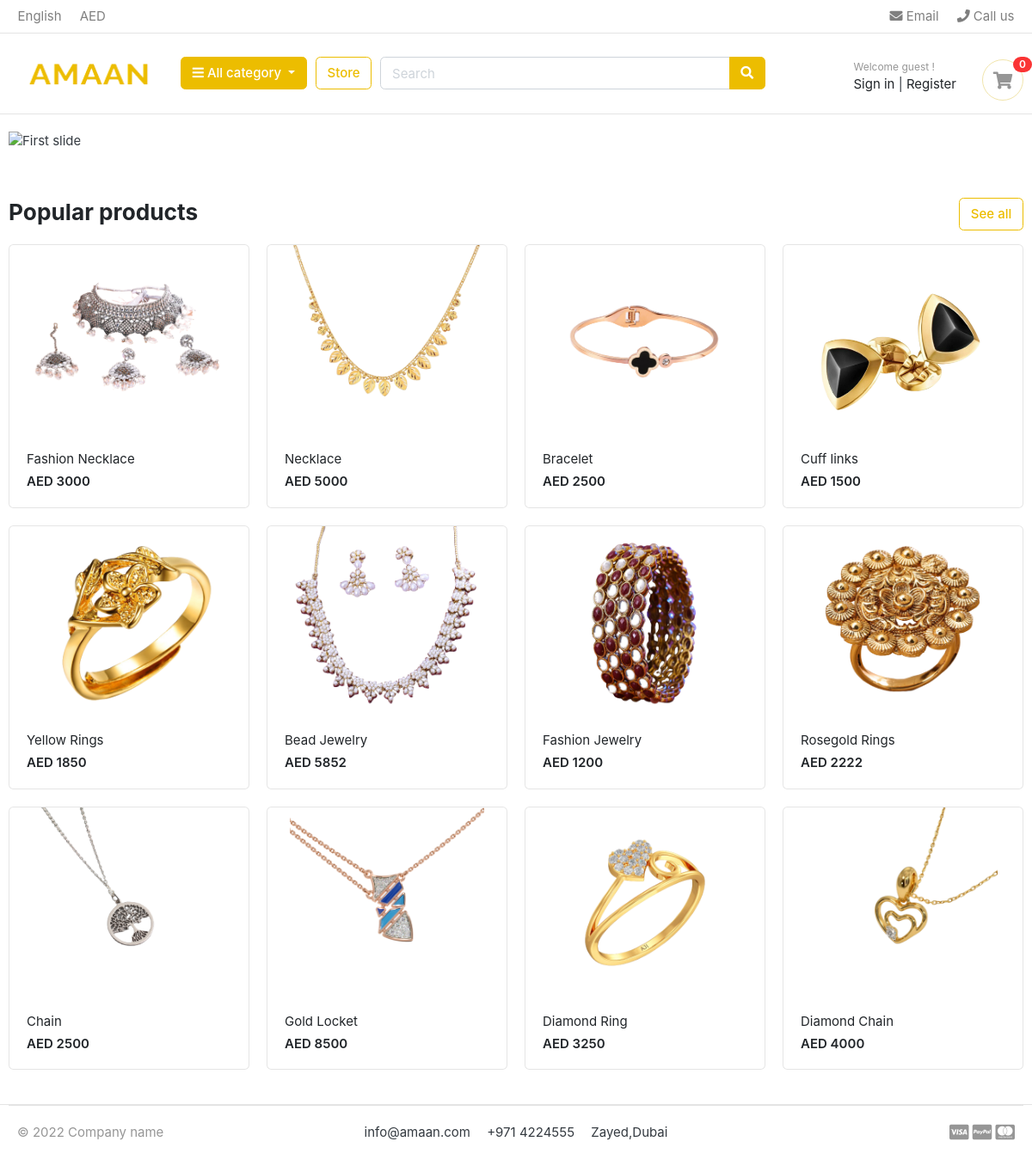
/, run on an earlier commit of the app's database.
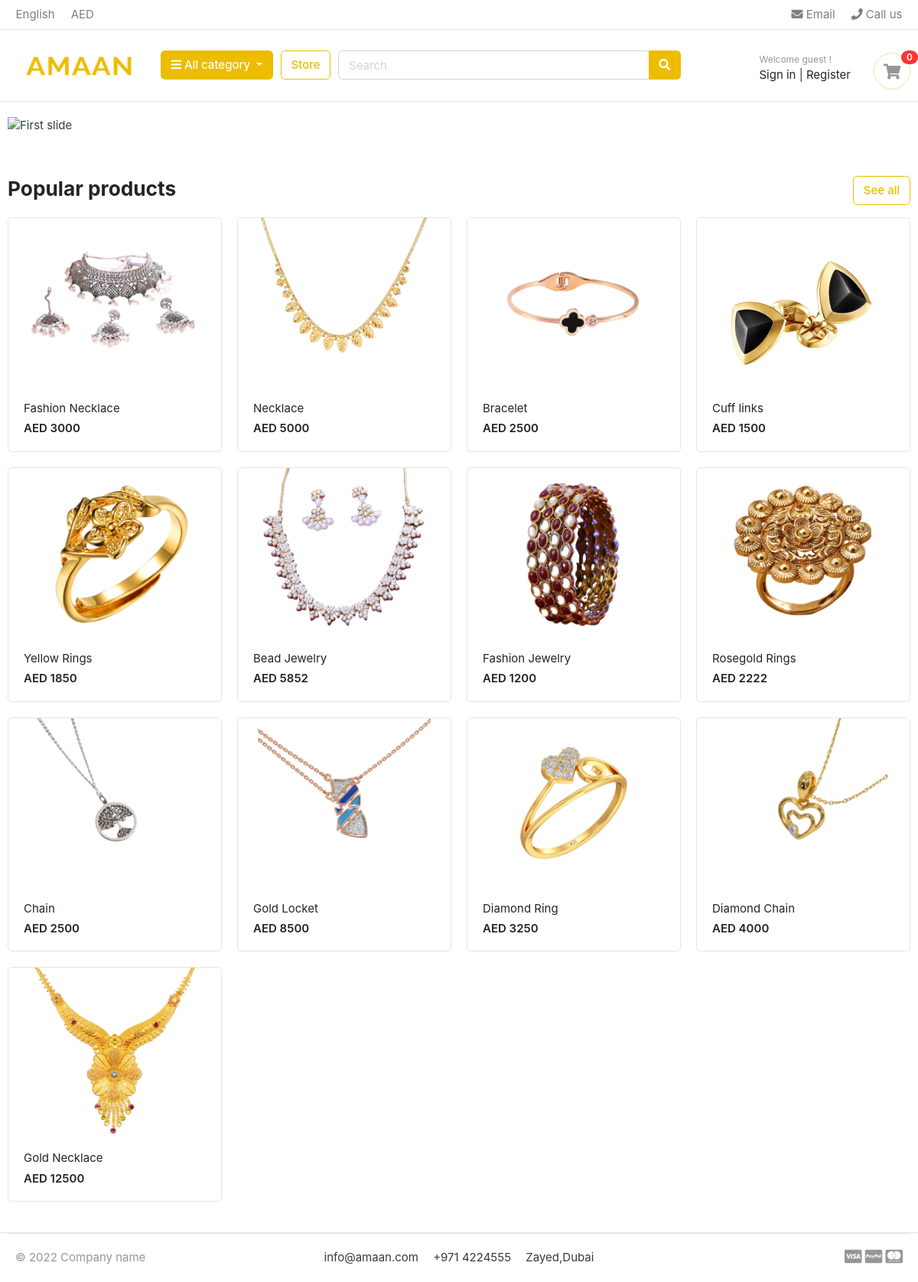
And on a later commit of the database.
### store/models.py (models this page shows, shortened)
class Product(models.Model):
    product_name = models.CharField(max_length=200, unique=True)
    slug = models.SlugField(max_length=200, unique=True)
    description = models.TextField(max_length=200, blank=True)
    price = models.IntegerField()
    image = models.ImageField(upload_to='photos/products')
    stock = models.IntegerField()
    is_available = models.BooleanField(default=True)
    category = models.ForeignKey(Category, on_delete=models.CASCADE)
    created_date = models.DateTimeField(auto_now_add=True)
    modified_date = models.DateTimeField(auto_now=True)
    def get_url(self):
        return reverse('product_detail', args=[self.category.slug, self.slug])

### amaan/views.py (the view)
# urls.py: path('',views.home, name='home'),
def home(request):
    products = Product.objects.all().filter(is_available=True)
    context = {
        'products' : products,
    }
    return render (request, 'home.html',context)

### carts/context_processors.py (called while the page is built)
def counter(request):
    cart_count = 0
    if 'admin' in request.path:
        return{}
    else:
        try:
            cart = Cart.objects.filter(cart_id=cart_id(request))
            cart_items = CartItem.objects.all().filter(cart=cart[:1])
            for cart_item in cart_items:
                cart_count += cart_item.quantity
        except Cart.DoesNotExist:
            cart_count = 0
    return dict(cart_count=cart_count)

### carts/views.py (called while the page is built)
def cart_id(request):
    cart = request.session.session_key
    if not cart:
        cart = request.session.create()
    return cart

### category/context_processors.py (called while the page is built)
def menu_links(request):
    links = Category.objects.all()
    return dict(links=links)

### category/models.py (called while the page is built)
    def get_url(self):
        return reverse('products_by_category', args=[self.slug])

### templates/home.html (shortened to what this page needs)
{% extends 'base.html'  %}
{% load static%}
{% block content %}
<section class="section-intro padding-y-sm">
<div class="container">
<div id="carouselExampleControls" class="carousel slide" data-ride="carousel">
	<div class="carousel-inner">
	  <div class="carousel-item active">
		<img class="d-block w-100" src="https://mir-s3-cdn-cf.behance.net/project_modules/fs/11268966565959.5b1a0b70aabd7.png" alt="First slide">
	  </div>
	</div>
	<a class="carousel-control-prev" href="#carouselExampleControls" role="button" data-slide="prev">
	  <span class="carousel-control-prev-icon" aria-hidden="true"></span>
	</a>
	<a class="carousel-control-next" href="#carouselExampleControls" role="button" data-slide="next">
	  <span class="carousel-control-next-icon" aria-hidden="true"></span>
	</a>
  </div>
</div>
</section>
<section class="section-name padding-y-sm">
<div class="container">
<header class="section-heading">
	<a href="{% url 'store' %}" class="btn btn-outline-primary float-right">See all</a>
	<h3 class="section-title">Popular products</h3>
</header>
<div class="row">
	{% for product in products %}
	<div class="col-md-3">
		<div class="card card-product-grid">
			<a href="{{ product.get_url }}" class="img-wrap"> <img class="img-fluid" src="{{ product.image.url}}"></a>
			<figcaption class="info-wrap">
				<a href="{{ product.get_url }}" class="title">{{product.product_name}}</a>
				<div class="price mt-1">AED {{product.price}}</div>
			</figcaption>
		</div>
	</div>
	{% endfor %}
</div>
</div>
</section>
</body>
</html>
{% endblock %}

What changed in the data, as far as the page shows it:
added Product: image (picture), product_name "Gold Necklace", price "12500"
